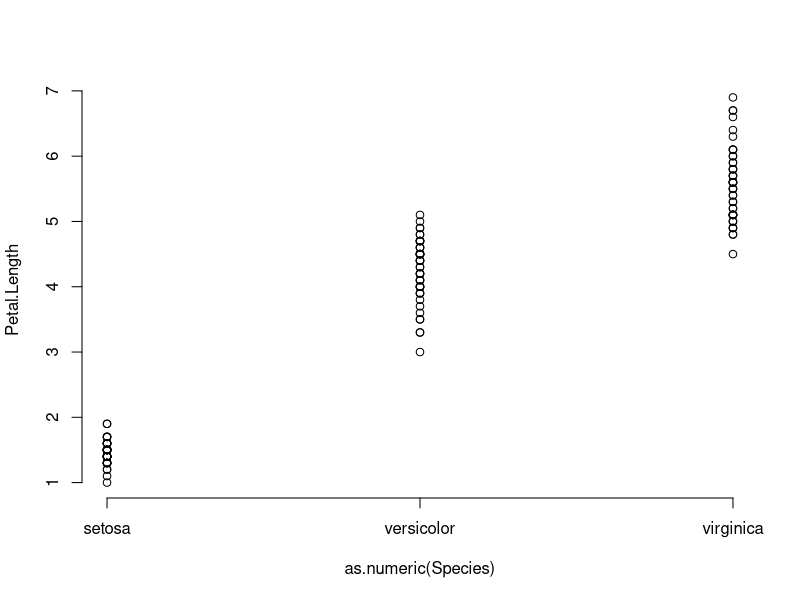
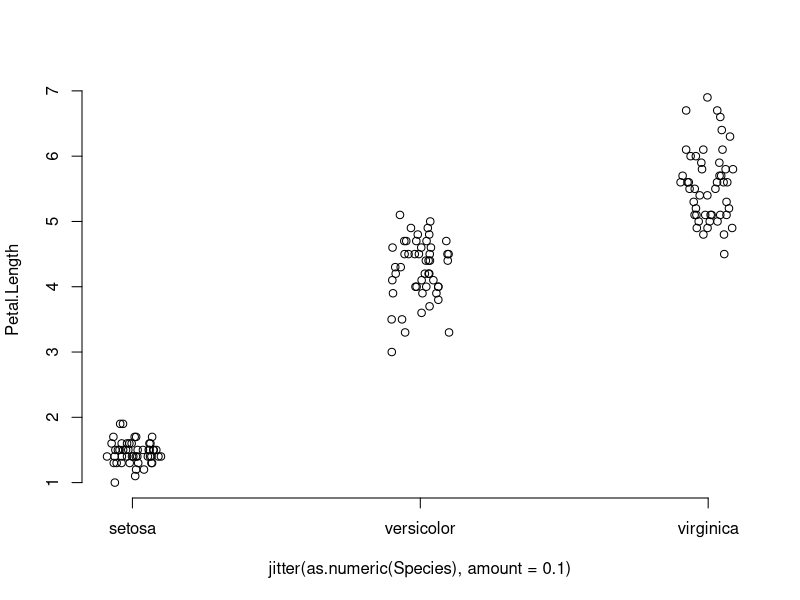
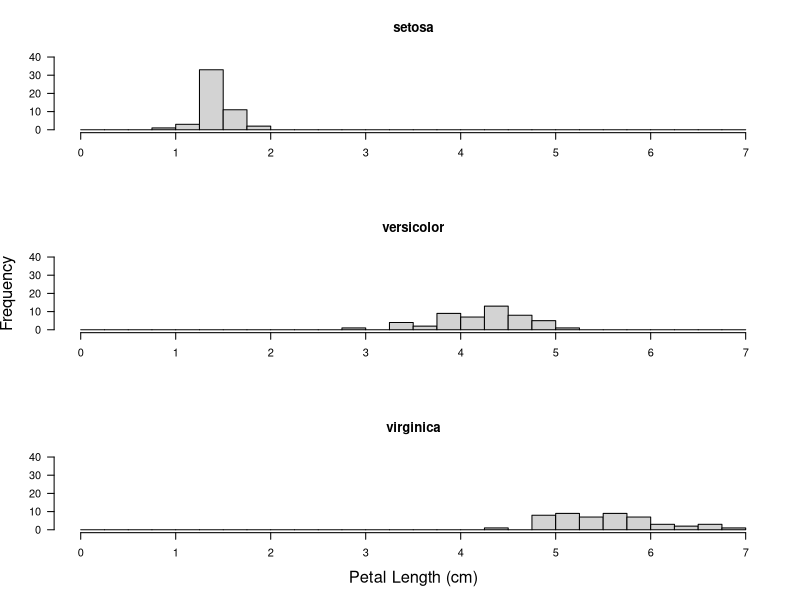
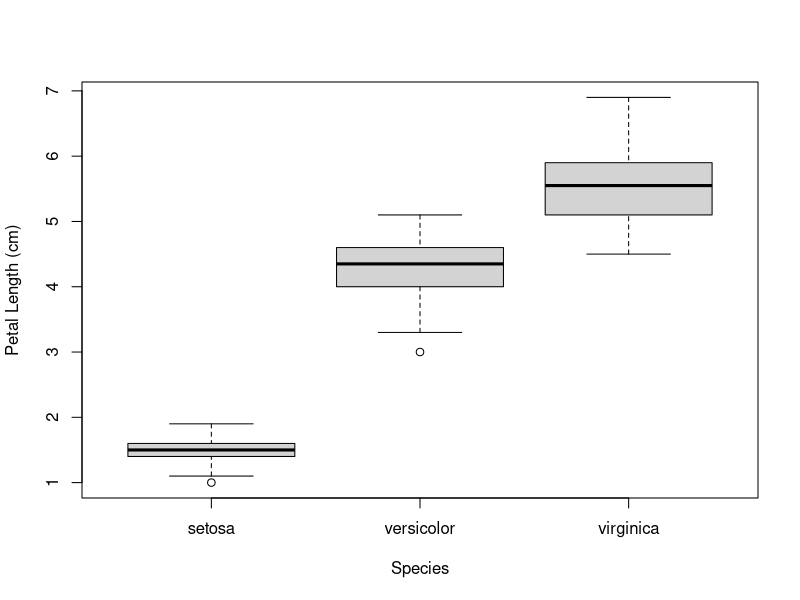
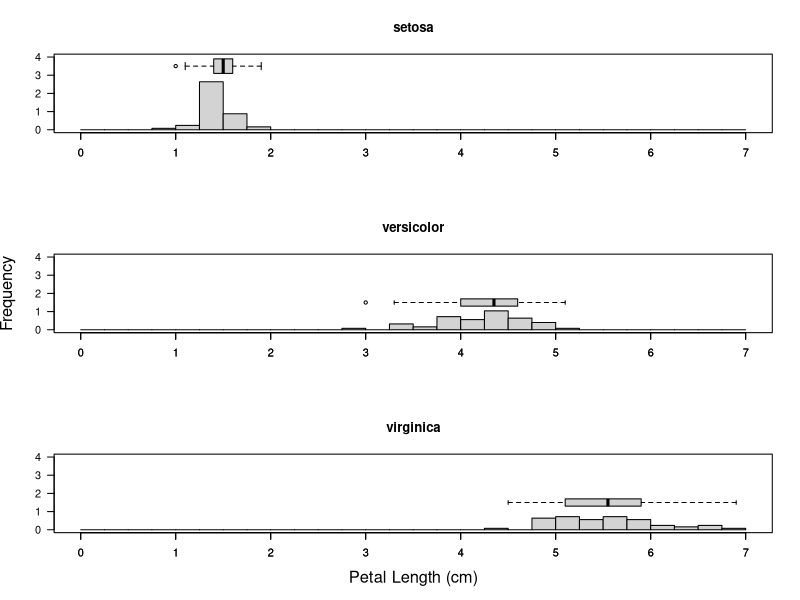
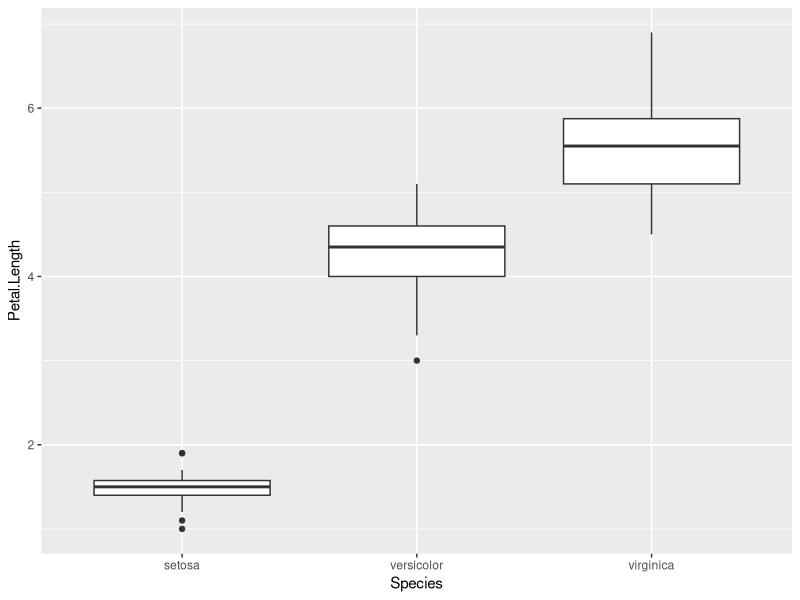
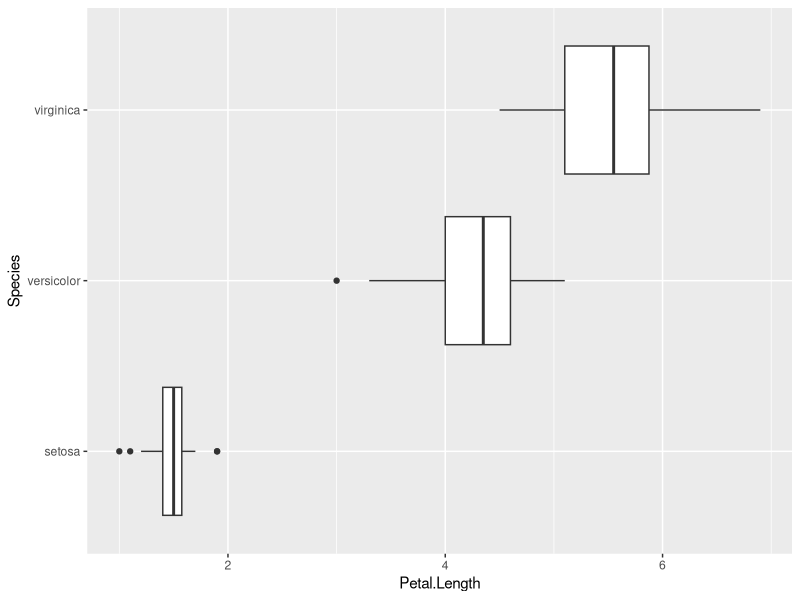
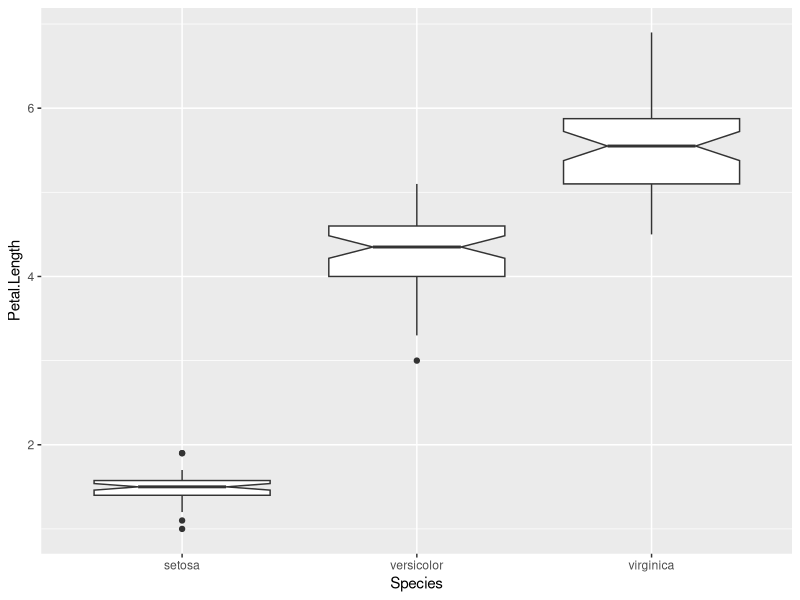

These figures' R source, in order:
## ---- chunk 1
# remove (almost) all objects currently held in the R environment
rm(list=ls()) 
## ---- chunk 2
plot(Petal.Length ~ as.numeric(Species), data = iris, type = "p", axes = F)
axis(1, at = 1:3, levels(iris$Species))
axis(2)
## ---- chunk 3
plot(Petal.Length ~ jitter(as.numeric(Species), amount = 0.1), 
     data = iris, type = "p", axes = F)
axis(1, at = 1:3, levels(iris$Species))
axis(2)
## ---- chunk 4
par(mfrow=c(3,1)) # specify a 3x1 panel plot
# Species == setosa
hist(iris$Petal.Length[iris$Species=="setosa"], breaks=seq(0,7,0.25),
      main="setosa", xlab="", ylab="", cex.lab=1.5, ylim=c(0, 40), las=1, col="lightgrey")

# Species == versicolor
hist(iris$Petal.Length[iris$Species=="versicolor"], breaks=seq(0,7,0.25),
      main="versicolor", xlab="", ylab="Frequency", ylim=c(0, 40), las=1, cex.lab=1.5, col="lightgrey")

# Species == virginica
hist(iris$Petal.Length[iris$Species=="virginica"], breaks=seq(0,7,0.25),
      main="virginica", xlab="Petal Length (cm)", ylab="", ylim=c(0, 40), las=1, cex.lab=1.5, col="lightgrey")

## ---- chunk 5
par(mfrow=c(1,1))
boxplot( iris$Petal.Length ~ iris$Species,
		ylab="Petal Length (cm)", xlab="Species")
## ---- chunk 6
par(mfrow=c(3,1)) # specify a 3x1 panel plot

hist(iris$Petal.Length[iris$Species=="setosa"], breaks=seq(0,7,0.25), freq=F,
      main="setosa", xlab="", ylab="", cex.lab=1.5,ylim=c(0, 4), las=1,
      col="lightgrey")
boxplot(iris$Petal.Length[iris$Species=="setosa"],at=3.5,horizontal=T,add=T,width=2)

hist(iris$Petal.Length[iris$Species=="versicolor"], breaks=seq(0,7,0.25),  freq=F,
      main="versicolor", xlab="", ylab="Frequency", cex.lab=1.5, ylim=c(0, 4), las=1,
      col="lightgrey")
boxplot(iris$Petal.Length[iris$Species=="versicolor"],at=1.5,horizontal=T,add=T)

hist(iris$Petal.Length[iris$Species=="virginica"], breaks=seq(0,7,0.25),  freq=F,
      main="virginica", xlab="Petal Length (cm)", ylab="", cex.lab=1.5, 
      ylim=c(0, 4), las=1, col="lightgrey")
boxplot(iris$Petal.Length[iris$Species=="virginica"],at=1.5,horizontal=T,add=T)
## ---- chunk 7
library(ggplot2)
## ---- chunk 8
p <- ggplot(iris, aes(x=Species, y=Petal.Length)) + geom_boxplot()
print(p)
## ---- chunk 9
p + coord_flip()
## ---- chunk 10
ggplot(iris, aes(x=Species, y=Petal.Length)) + 
  geom_boxplot(notch=TRUE)
## ---- chunk 11
ggplot(iris, aes(x=Species, y=Petal.Length)) + 
  geom_boxplot(outlier.colour="red", outlier.shape=8,
                outlier.size=4)
## ---- chunk 12
require(ggplot2)
q <- ggplot(data = iris, aes(x=Species, y=Petal.Length)) 
q <- q + geom_boxplot(aes(fill = Species))

# if you want color for points replace group with colour=Label

q <- q + geom_point(aes(y=Petal.Length, group=Species), position = position_dodge(width=0.75))

q <- q + xlab("Species") + ylab("Petal length (cm)") + ggtitle("Petal length in several species")
q <- q + guides(fill=guide_legend(title="Legend Title"))
q
